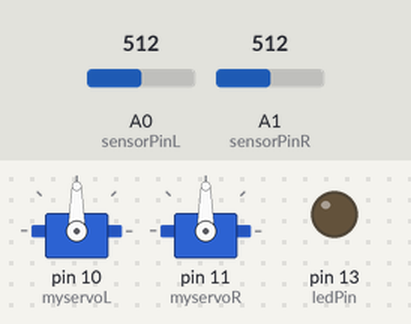
The sketch below on a simulated Arduino Uno, built with avr-gcc and run on an emulated ATmega328P. Shown: 2 × servo, output pins drawn as LEDs (lit = HIGH). The inputs (shaded band) are chosen by the test bench; at power-on: A0 (sensorPinL) = 512, A1 (sensorPinR) = 512. What the sketch prints to the serial monitor is not drawn.

Above: at 0.2 s.
Timing chart, 0 to 1.9 s (numbered marks = the images above):
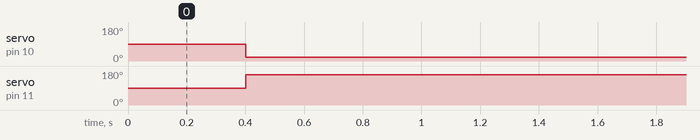

Measured:
- by itself, servo on pin 10 (myservoL): 90° → 20° at 0.40 s
- by itself, servo on pin 11 (myservoR): 90° → 160° at 0.40 s

The sketch:

sketch_oct22a.ino
```cpp
/*
  blink detector
  darcy@inventorArtist.com
  http://inventorartist.com/blink-detector/

  uses LED to detect blinking
  just looks for rising edges

  Modified for iris goggles by Seth Stoothoff

*/

#include <Servo.h>

Servo myservoL;  // create servo object to control a servo
Servo myservoR;  // create servo object to control a servo

int pos = 0;    // variable to store the servo position

int ledPin = 13;           // Visualization

int min = 0;
int max = 180;
int top = 20;
int bottom = 40;

int blinkL = 0;             // Blink indicator 0 = none 1 = blink
int sensorPinL  = 0;        // IR Sensor
int lastLevelL = 0;         // Previous IR level
int lastChangeL = 0;        // Change in IR level
int changeThresholdL = 10;  // How hard a rising edge do we need?

int blinkR = 0;             // Blink indicator 0 = none 1 = blink
int sensorPinR  = 1;        // IR Sensor
int lastLevelR = 0;         // Previous IR level
int lastChangeR = 0;        // Change in IR level
int changeThresholdR = 10;  // How hard a rising edge do we need?

//visualization
int duration = 100;        // Length of visualization
float lastStart = 0;       // Last start of visualization
int blinkWait = 2000;
int blinkDuration = 400;
float blinkStart = 0;


void setup() {
  Serial.begin(9600);      // Debug constructor
  pinMode(13, OUTPUT);     // Visualizatio constructor
  myservoL.attach(10);  // attaches the servo on pin 10 to the servo object
  myservoR.attach(11);  // attaches the servo on pin 11 to the servo object
}

void loop() {
  int sensorValueL = analogRead(sensorPinL);Serial.println(sensorValueL);  // Read Data
  // look for rising edges
  lastChangeL = sensorValueL - lastLevelL;
  lastLevelL = sensorValueL;
  if ((lastChangeL >=changeThresholdL) && (millis() >= blinkStart + blinkWait)) {
    digitalWrite(ledPin, HIGH);
    lastStart = millis();
    blinkL = 1;
  }

  int sensorValueR = analogRead(sensorPinR);Serial.println(sensorValueR);  // Read Data
  // look for rising edges
  lastChangeR = sensorValueR - lastLevelR;
  lastLevelR = sensorValueR;
  if ((lastChangeR >=changeThresholdR) && (millis() >= blinkStart + blinkWait)) {
    digitalWrite(ledPin, HIGH);
    lastStart = millis();
    blinkR = 1;
  }
  if (millis() >= lastStart + duration) {
    digitalWrite(ledPin, LOW);
    blinkL = 0;
    blinkR = 0;
  }

  if ((blinkL > 0 || blinkR > 0) && (millis() >= blinkStart + blinkWait)) {
    myservoL.write(max - bottom);
    myservoR.write(min + bottom);
    blinkStart = millis();
  }

  if (millis() >= blinkStart + blinkDuration) {
    myservoL.write(min + top);
    myservoR.write(max - top);
  }
//    myservoL.write(max - bottom);
//    if (blinkR > 0) {
//      myservoR.write(min + bottom);
//    }
//    delay(400);
//
//    myservoL.write(min + top);
//    if (blinkR > 0) {
//      myservoR.write(max - top);
//    }
//    delay(2000);
//  }else if (blinkR > 0) {
//    myservoR.write(min + bottom);
//    if (blinkL > 0) {
//      myservoL.write(max - bottom);
//    }
//    delay(400);
//
//    myservoR.write(max - top);
//    if (blinkL > 0) {
//      myservoL.write(min + top);
//    }
//    delay(2000);


  //absolute approach
  //if (sensorValueL >=205) {
  //  digitalWrite(13, HIGH);
  //}else{
  //  digitalWrite(13, LOW);
  //}
  //delay(100);
}
```
